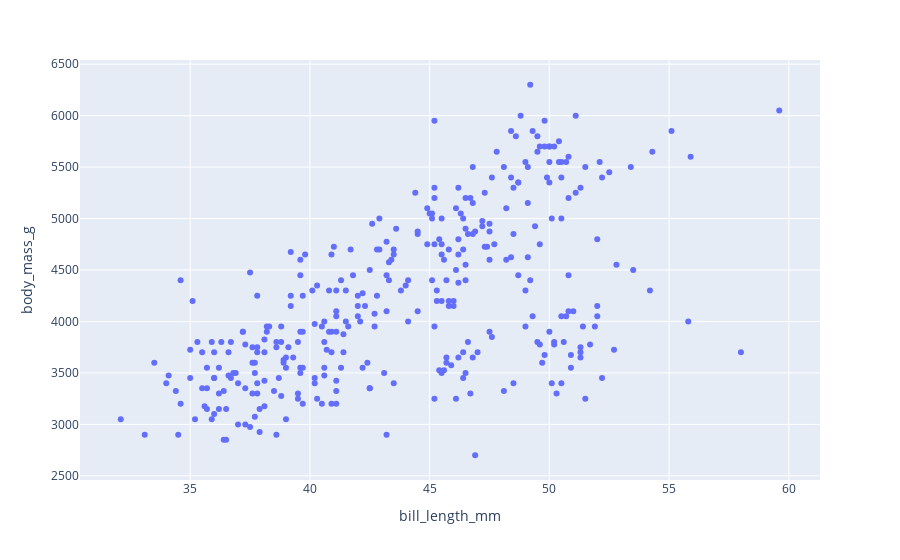

The notebook cell saved with this chart:
### Markdown cell above
# Scatter plots 

In this example we show a basic interactive scatter plot generated using plotly

### Code cell
import matplotlib
import matplotlib.pyplot as plt
import numpy as np

	plt.plot([1, 2, 3, 4],[1, 2, 3, 4],'o')

	#SET FIGURE LABELS 
	FS=18	 
	plt.xlabel('x', fontsize=FS)
	plt.ylabel('y', fontsize=FS)
	plt.show()
	#exit()

### Figure 1 — Plotly figure (JSON) as saved in the notebook; plotly's stock layout.template omitted (floating-point values rounded to 4 significant figures; data arrays with more than 128 entries replaced by an {"elided": "..."} marker saying what was removed)
{"data": [{"hovertemplate": "bill_length_mm=%{x}<br>body_mass_g=%{y}<extra></extra>", "legendgroup": "", "marker": {"color": "#636efa", "symbol": "circle"}, "mode": "markers", "name": "", "orientation": "v", "showlegend": false, "type": "scatter", "x": {"elided": "344 float values"}, "xaxis": "x", "y": {"elided": "344 int values"}, "yaxis": "y"}], "layout": {"legend": {"tracegroupgap": 0}, "margin": {"t": 60}, "xaxis": {"anchor": "y", "domain": [0, 1], "title": {"text": "bill_length_mm"}}, "yaxis": {"anchor": "x", "domain": [0, 1], "title": {"text": "body_mass_g"}}}}
